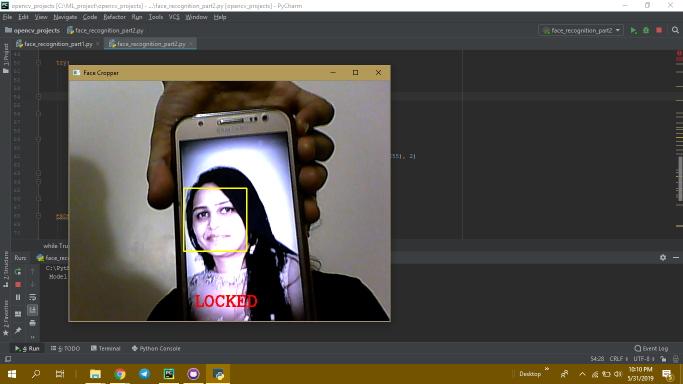
#> input picture Images/Locked.png, 1366 x 768 px, given as the content of the folder C:/ML_project/faces/, which was not available (shown at 1/2 size)
$ python face_recognition_part2.py
#> lines starting #> are read from the running program, lines starting #| are printed output that depends on the picture; after the words box and inside, x2 and y2 are one past the last pixel; in counts of white or black regions, pixels touching at a corner belong together; pictures that were not available may be replaced by others from this repository, and a replacement may not be noted
import cv2
import numpy as np
from os import listdir
from os.path import isfile, join


data_path = 'C:/ML_project/faces/'
onlyfiles = [f for f in listdir(data_path) if isfile(join(data_path,f))]

Training_Data, Labels = [], []

for i, files in enumerate(onlyfiles):
    image_path = data_path + onlyfiles[i]
    images = cv2.imread(image_path, cv2.IMREAD_GRAYSCALE)
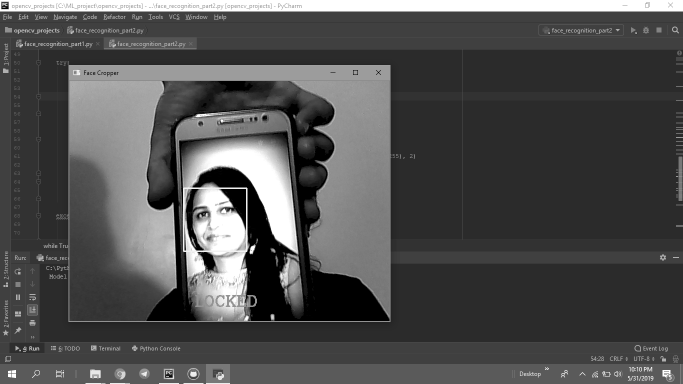
#> images: shape (768, 1366) (shown at 1/2 size); min 0, max 255, mean 78.8
#> further down, frame is the input picture: shape (768, 1366, 3); mean B, G, R 72.2, 77.7, 81
    Training_Data.append(np.asarray(images, dtype=np.uint8))
    Labels.append(i)

Labels = np.asarray(Labels, dtype=np.int32)
model = cv2.face.LBPHFaceRecognizer_create()
model.train(np.asarray(Training_Data),np.asarray(Labels))

print(" Model Trained!!!!! ")
face_classifier = cv2.CascadeClassifier("C:/Python/Lib/site-packages/cv2/data/haarcascade_frontalface_default.xml")

def face_detector(img, size=0.5):
#> called with size = 0.5
    gray = cv2.cvtColor(img, cv2.COLOR_BGR2GRAY)
    faces = face_classifier.detectMultiScale(gray, 1.3 , 5)
#> faces = [[368, 378, 126, 126]]

    if faces is():
        return  img,[]

    for(x,y,w,h) in faces:
        cv2.rectangle(img , (x,y), (x+w,y+h) ,(0,255,255), 2)
        roi = img[y:y+h, x:x+w]
        roi = cv2.resize(roi, (200,200))
#> this loop made 1 pass
#> pass 1, in face_detector, `roi = img[y:y+h, x:x+w]`:
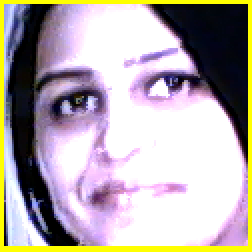
#> roi: shape (126, 126, 3) (shown 2 times larger); mean B, G, R 170.7, 169.5, 180
#> pass 1, in face_detector, `roi = cv2.resize(roi, (200,200))`:
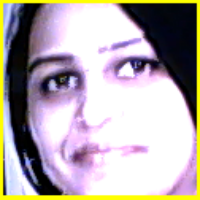
#> roi: shape (200, 200, 3); mean B, G, R 170.6, 169.5, 180
#> after the loop:
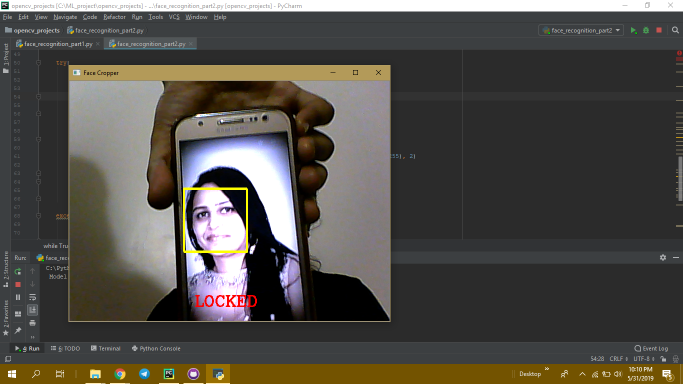
#> img: shape (768, 1366, 3) (shown at 1/2 size); 0.07% of pixels changed, all inside (x1, y1, x2, y2) = (367, 378, 496, 506)

    return  img, roi

cap = cv2.VideoCapture(0)

while True :

    ret,frame = cap.read()

    image , face = face_detector(frame)

    try:
        face = cv2.cvtColor(face, cv2.COLOR_BGR2GRAY)
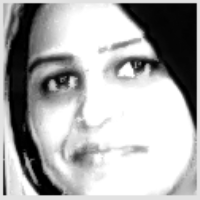
#> face: shape (200, 200); min 0, max 255, mean 172.8
        result = model.predict(face)
#> result = (0, 166.5)

        if result[1] < 500:
            confidence = int(100*(1-(result[1])/300))
#> confidence = 44
            #display_string = str(confidence)+'% confidence it is user'
        #cv2.putText(image,display_string,(100,120), cv2.FONT_HERSHEY_COMPLEX,1,(250,120,255),2)

        if confidence > 75:
            display_string = str(confidence) + '% confidence it is user'
            cv2.putText(image, display_string, (100, 120), cv2.FONT_HERSHEY_COMPLEX, 1, (250, 120, 255), 2)
            cv2.putText(image,"UNLOCKED" ,(250, 450), cv2.FONT_HERSHEY_COMPLEX, 1, (0, 255, 0), 2)
            cv2.imshow("Face Cropper", image)
        else:
            cv2.putText(image, "LOCKED",(250, 450), cv2.FONT_HERSHEY_COMPLEX, 1, (0, 0, 255), 2)
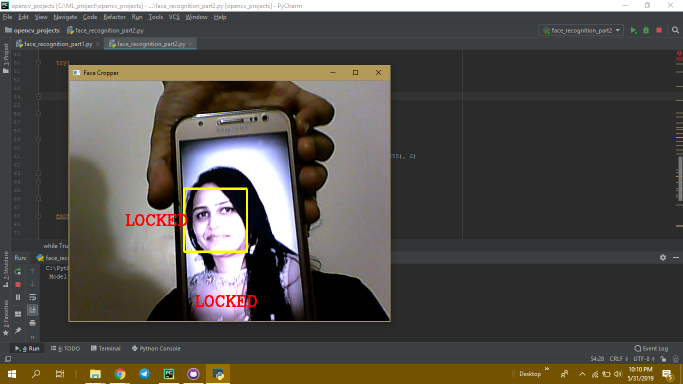
#> image: shape (768, 1366, 3) (shown at 1/2 size); 0.12% of pixels changed, all inside (x1, y1, x2, y2) = (251, 428, 375, 452)
            cv2.imshow("Face Cropper", image),cv2.imshow("Face Cropper", image)

    except:
        cv2.putText(image, "Face Not Found",(250, 450), cv2.FONT_HERSHEY_COMPLEX, 1, (0, 0, 255), 2)
        cv2.imshow("Face Cropper", image)
        pass

    if cv2.waitKey(1)==13:
#> (key Esc is pressed here)
        break

cap.release()
cv2.destroyAllWindows()
